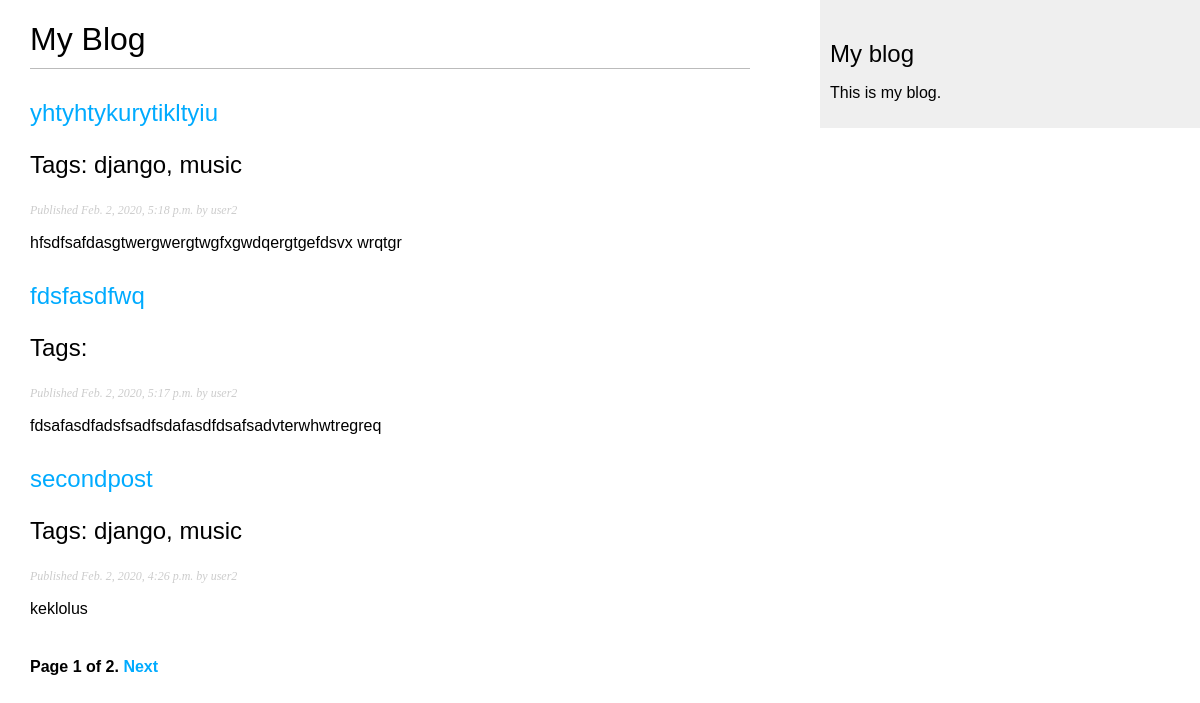
Screenshot of /blog/ with the database file from the repository.
### Blog/models.py (models this page shows, shortened)
class Post(models.Model):
    STATUS_CHOICES = (
        ('draft', 'Draft'),
        ('published', "Published"),
    )
    title = models.CharField(max_length=250)
    slug = models.SlugField(max_length=250, unique_for_date='publish')
    author = models.ForeignKey(settings.AUTH_USER_MODEL, on_delete=models.CASCADE, related_name='blog_posts')
    body = models.TextField()
    publish = models.DateTimeField(default=timezone.now)
    created = models.DateTimeField(auto_now_add=True)
    updated = models.DateTimeField(auto_now_add=True)
    status = models.CharField(max_length=10, choices=STATUS_CHOICES, default='draft')
    objects = models.Manager()
    published = PublishedManager()
    tags = TaggableManager()
    class Meta:
        ordering = ('-publish',)
    def get_absolute_url(self):
        return reverse('Blog:post_detail', args=[self.publish.year, self.publish.month, self.publish.day, self.slug])

### Blog/views.py (the view)
# urls.py: path('', views.post_list, name='post_list'),
def post_list(request, tag_slug=None):
    object_list = Post.published.all()
    paginator = Paginator(object_list, 3)
    page = request.GET.get('page')
    try:
        posts = paginator.page(page)
    except PageNotAnInteger:
        posts = paginator.page(1)
    except EmptyPage:
        posts = paginator.page(paginator.num_pages)
    return render(request, 'blog/post/list.html', {'page': page, 'posts': posts})

### Blog/models.py (called while the page is built)
    def get_queryset(self):
        return super(PublishedManager, self).get_queryset().filter(status='published')

### Blog/templates/blog/post/list.html (shortened to what this page needs)
{% extends "Blog/base.html" %}
{% block content %}
  <h1>My Blog</h1>
  {% for post in posts %}
    <h2>
      <a href="{{ post.get_absolute_url }}">
        {{ post.title }}
      </a>
        <p class="tags">Tags: {{ post.tags.all|join:", " }}</p>
    </h2>
    <p class="date">
      Published {{ post.publish }} by {{ post.author }}
    </p>
    {{ post.body|truncatewords:30|linebreaks }}
  {% endfor %}
  {% include "pagination.html" with page=posts %}
{% endblock %}

### Blog/static/css/blog.css (style rules this page uses)
body { margin:0; padding:0; font-family:helvetica, sans-serif; }
a { color:#00abff; text-decoration:none; }
h1 { font-weight:normal; border-bottom:1px solid #bbb; padding:0 0 10px 0; }
h2 { font-weight:normal; margin:30px 0 0; }
p.date { color:#ccc; font-family: georgia, serif; font-size: 12px; font-style: italic; }

### rows the page displays
Post: title "yhtyhtykurytikltyiu", tags.all "django, music", publish "Feb. 2, 2020, 5:18 p.m.", author "user2", body "hfsdfsafdasgtwergwergtwgfxgwdqergtgefdsvx wrqtgr"
Post: title "fdsfasdfwq", publish "Feb. 2, 2020, 5:17 p.m.", author "user2", body "fdsafasdfadsfsadfsdafasdfdsafsadvterwhwtregreq"
Post: title "secondpost", tags.all "django, music", publish "Feb. 2, 2020, 4:26 p.m.", author "user2", body "keklolus"

### other values shown
{{ page.number }} "1"
{{ page.paginator.num_pages }} "2"
